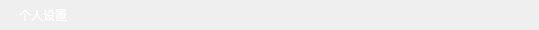
<?xml version="1.0" encoding="UTF-8"?>
<ui version="4.0">
 <class>UI_PlatTopMenuFunImpl</class>
 <widget class="QWidget" name="UI_PlatTopMenuFunImpl">
  <property name="geometry">
   <rect>
    <x>0</x>
    <y>0</y>
    <width>539</width>
    <height>30</height>
   </rect>
  </property>
  <property name="minimumSize">
   <size>
    <width>0</width>
    <height>30</height>
   </size>
  </property>
  <property name="styleSheet">
   <string notr="true">
QPushButton{
	border:0px;
    color:#FFFFFF;
    padding-left:10px;
    padding-right:10px;
  padding-top:3px;
    padding-bottom:3px;

}

QPushButton:hover, QPushButton:pressed{
    background: rgba(0, 0, 0, 55);
    border-radius: 5px;
}          
          </string>
  </property>
  <layout class="QHBoxLayout" name="horizontalLayout_3">
   <property name="spacing">
    <number>0</number>
   </property>
   <property name="leftMargin">
    <number>9</number>
   </property>
   <property name="topMargin">
    <number>0</number>
   </property>
   <property name="rightMargin">
    <number>0</number>
   </property>
   <property name="bottomMargin">
    <number>0</number>
   </property>
   <item>
    <widget class="QPushButton" name="m_personinfo_btn">
     <property name="minimumSize">
      <size>
       <width>0</width>
       <height>22</height>
      </size>
     </property>
     <property name="styleSheet">
      <string notr="true"/>
     </property>
     <property name="text">
      <string>个人设置</string>
     </property>
    </widget>
   </item>
   <item>
    <widget class="QWidget" name="widget_2" native="true">
     <property name="minimumSize">
      <size>
       <width>10</width>
       <height>25</height>
      </size>
     </property>
     <layout class="QHBoxLayout" name="m_top_menu_hori">
      <property name="spacing">
       <number>10</number>
      </property>
      <property name="leftMargin">
       <number>10</number>
      </property>
      <property name="topMargin">
       <number>0</number>
      </property>
      <property name="rightMargin">
       <number>6</number>
      </property>
      <property name="bottomMargin">
       <number>0</number>
      </property>
     </layout>
    </widget>
   </item>
   <item>
    <spacer name="horizontalSpacer">
     <property name="orientation">
      <enum>Qt::Horizontal</enum>
     </property>
     <property name="sizeType">
      <enum>QSizePolicy::Expanding</enum>
     </property>
     <property name="sizeHint" stdset="0">
      <size>
       <width>40</width>
       <height>20</height>
      </size>
     </property>
    </spacer>
   </item>
  </layout>
 </widget>
 <resources/>
 <connections/>
</ui>
